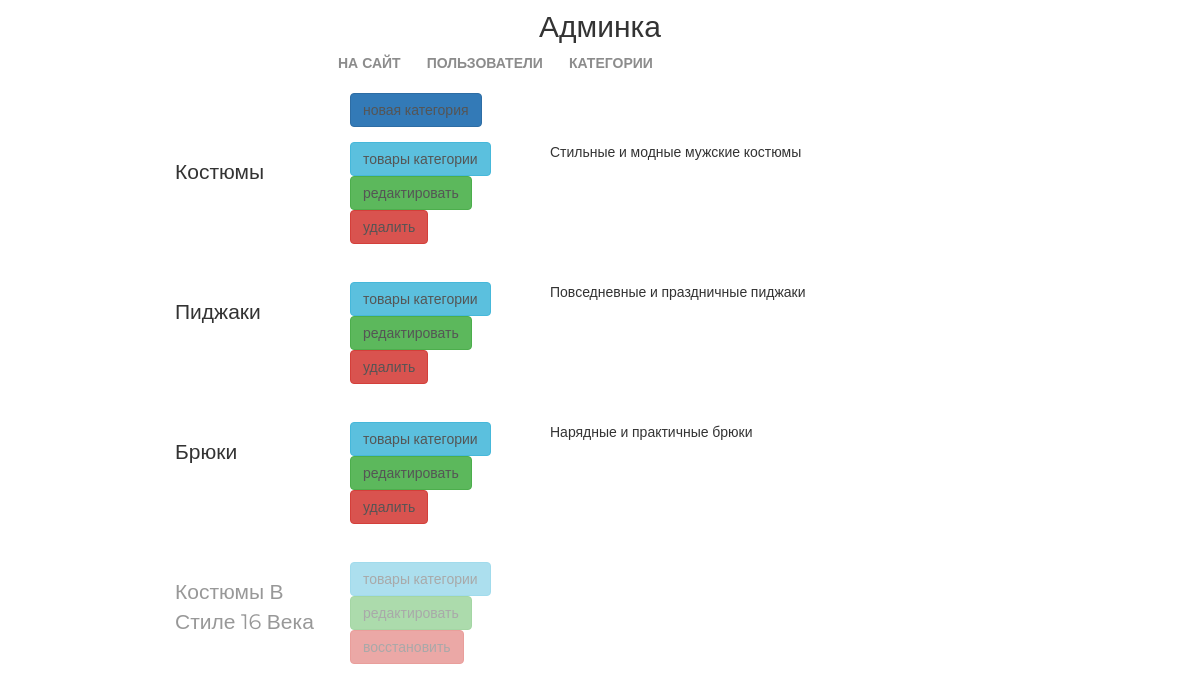
The page /my/admin/category/list/ (signed in) on the database its author committed.
### mainapp/models.py (models this page shows)
class ProductCategory(models.Model):
    name = models.CharField('имя категории', max_length=64)
    description = models.TextField('описание категории', blank=True)
    is_active = models.BooleanField(db_index=True, default=True)

### adminapp/views.py (the view)
# urls.py: path('category/list/', adminapp.categories, name='categories'),
@user_passes_test(lambda x: x.is_superuser)
def categories(request):
    categories = ProductCategory.objects.all()
    context = {
        'title': 'админка/категории',
        'object_list': categories,
    }
    return render(request, 'adminapp/categories_list.html', context)

### basketapp/context_processors.py (called while the page is built)
def basket(request):
    if request.user.is_authenticated:
        basket = request.user.basket.select_related().all()
    else:
        basket = []
    return {
        'basket':basket,
    }

### mainapp/context_processors.py (called while the page is built)
def menu(request):
    menu = ProductCategory.objects.filter(is_active=True)
    return {
        'categories': menu,
    }

### adminapp/templates/adminapp/categories_list.html
{% extends 'adminapp/base.html' %}
{% load static %}
{% block container %}
    <div class="categories_list">
        <a href="{% url 'my_admin:category_create' %}"
           class="btn btn-primary new_category">
            новая категория
        </a>
        {% for object in object_list %}
            <div class="category_record {% if not object.is_active %}not_active{% endif %}">
                <div class="category_name">
                    {{ object.name|title }}
                </div>
                <div class="category_actions">
                    <a href="{% url 'my_admin:category_products' object.pk %}"
                       class="btn btn-info">
                        товары категории
                    </a>
                    <a href="{% url 'my_admin:category_update' object.pk %}"
                       class="btn btn-success">
                        редактировать
                    </a>
                    <a href="{% url 'my_admin:category_delete' object.pk %}"
                       class="btn btn-danger">
                        {% if object.is_active %}
                            удалить
                        {% else %}
                            восстановить
                        {% endif %}
                    </a>
                </div>
                <div class="category_desc">
                    {{ object.description }}
                </div>
            </div>
        {% endfor %}
    </div>
{% endblock %}

### static/css/style.css (style rules this page uses)
* { margin: 0; padding: 0; }
.not_active { opacity: 0.5; }
body { font-family: 'Montserrat', sans-serif; }
html, body { height: 100%; }
.categories_list { margin-left: 150px; }
.categories_list .new_category { margin-left: 200px; }
.categories_list a { color: #555; text-decoration: none; }
.category_record { height: 125px; margin: 15px auto; position: relative; }
.category_record.not_active { opacity: 0.5; }
.categories_list .category_name { display: block; float: left; margin-top: 15px; margin-left: 25px; width: 150px; font-size: 150%; }
.category_record .category_actions { display: block; float: left; margin-top: 0px; margin-left: 25px; width: 175px; }
.category_record .category_desc { display: block; float: left; margin-top: 0px; margin-left: 25px; width: 300px; }

### rows shown on the page
ProductCategory: name "Костюмы", is_active "удалить", description "Стильные и модные мужские костюмы"
ProductCategory: name "Пиджаки", is_active "удалить", description "Повседневные и праздничные пиджаки"
ProductCategory: name "Брюки", is_active "удалить", description "Нарядные и практичные брюки"
ProductCategory: name "Костюмы В Стиле 16 Века", is_active "восстановить"
